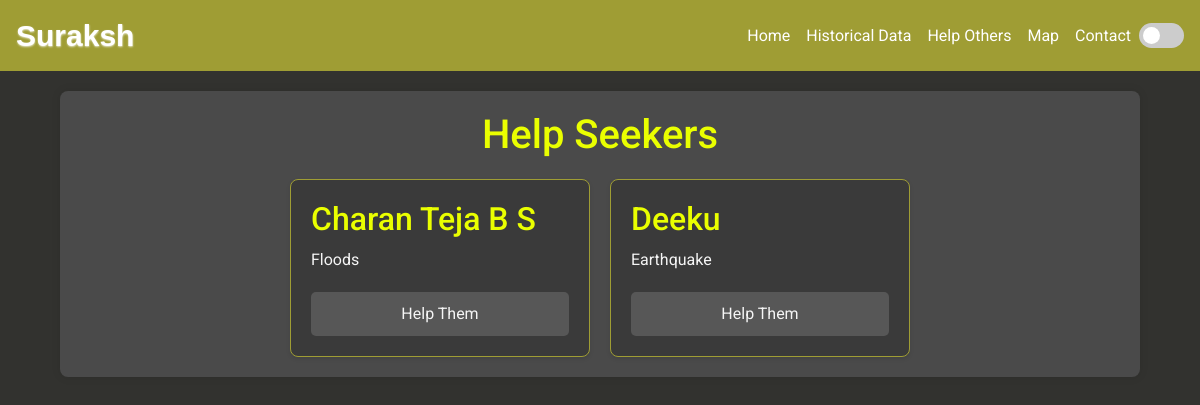
The page /seekers/ on the database its author committed.
### app/models.py (models this page shows, shortened)
class HelpSeek(models.Model):
    name = models.CharField(max_length=100)
    age = models.IntegerField()
    mobile_number = models.CharField(max_length=20)
    purpose = models.TextField()
    payment_info = models.TextField()
    help_needed = models.TextField()
    raise_fund = models.BooleanField(default=False)

### app/views.py (the view)
# urls.py: path('seekers/', views.seekers, name='seekers'),
def seekers(request):
    seekers_list = HelpSeek.objects.all()
    return render(request, 'seekers.html', {'seekers_list': seekers_list})

### templates/seekers.html (shortened to what this page needs)
<!DOCTYPE html>
<html lang="en">
  <head>
    <link
      href="https://stackpath.bootstrapcdn.com/bootstrap/4.5.2/css/bootstrap.min.css"
      rel="stylesheet"
    />
    <link
      href="https://stackpath.bootstrapcdn.com/bootstrap/4.5.2/css/bootstrap.min.css"
      rel="stylesheet"
    />
    <link
      href="https://cdnjs.cloudflare.com/ajax/libs/font-awesome/5.15.4/css/all.min.css"
      rel="stylesheet"
    />
    <link
      rel="stylesheet"
      href="https://cdnjs.cloudflare.com/ajax/libs/font-awesome/6.0.0-beta3/css/all.min.css"
    />
    <link
      rel="stylesheet"
      href="https://cdnjs.cloudflare.com/ajax/libs/font-awesome/6.0.0-beta3/css/all.min.css"
    />
  </head>
  <body>
    <header>
      <nav class="navbar navbar-expand-lg navbar-dark">
        <a class="navbar-brand" href="#">Suraksh</a>
        <div class="collapse navbar-collapse" id="navbarNav">
          <ul class="navbar-nav ml-auto">
            <li class="nav-item">
              <a class="nav-link" href="{% url 'home' %}">Home</a>
            </li>
            <li class="nav-item">
              <a class="nav-link" href="{% url 'histdata' %}"
                >Historical Data</a
              >
            </li>
            <li class="nav-item">
              <a class="nav-link" href="{% url 'seekers' %}">Help Others</a>
            </li>
            <li class="nav-item">
              <a class="nav-link" href="{% url 'map' %}">Map</a>
            </li>
            <li class="nav-item">
              <a class="nav-link" href="#">Contact</a>
            </li>
            <li class="nav-item d-flex align-items-center">
              <label class="toggle-switch mb-0">
                <span class="slider"></span>
              </label>
            </li>
          </ul>
        </div>
      </nav>
    </header>
    <div class="container">
      <h1>Help Seekers</h1>
      <div class="card-container">
        {% for seeker in seekers_list %}
        <div class="card">
          <h2>{{ seeker.name }}</h2>
          <p>{{ seeker.purpose }}</p>
          <a href="{% url 'give_help' seeker.pk %}" class="btn">Help Them</a>
        </div>
        {% endfor %}
      </div>
    </div>
  </body>
</html>

### templates/seekers.html (style rules this page uses)
body { font-family: "Roboto", sans-serif; background-color: var(--background-color); color: var(--text-color); transition: background-color 0.3s, color 0.3s; height: 100vh; margin: 0; display: flex; flex-direction: column; }
header { background-color: var(--navbar-color); }
.navbar-dark .navbar-nav .nav-link { color: var(--navbar-text-color); transition: color 0.3s; }
.navbar-brand { font-weight: bolder; text-shadow: 0.2px 0.5px 2px rgba(255, 255, 255, 0.7); font-family: "Trebuchet MS", "Lucida Sans Unicode", "Lucida Grande", "Lucida Sans", Arial, sans-serif; font-size: 30px; transition: color 0.3s, text-shadow 0.3s; }
:root { --background-color: #32322f; --text-color: #f5f5f5; --navbar-color: #9f9d34; --navbar-text-color: #ffffff; --navbar-hover-color: #b0b0b0; --column-background-color: #3a3a3a; --main-content-background-color: #4a4a4a; --column-inner-background-color: #575757; --heading-color: #eaff00; }
.toggle-switch { position: relative; display: inline-block; width: 45px; height: 25px; }
.slider { position: absolute; cursor: pointer; top: 0; left: 0; right: 0; bottom: 0; background-color: #ccc; transition: 0.4s; border-radius: 34px; }
.slider:before { position: absolute; content: ""; height: 17px; width: 17px; left: 4px; bottom: 4px; background-color: white; transition: 0.4s; border-radius: 50%; }
.container { width: 90%; max-width: 1200px; margin: 0 auto; padding: 20px; background-color: var(--main-content-background-color); box-shadow: 0 0 10px rgba(0, 0, 0, 0.1); border-radius: 8px; margin-top: 20px; }
h1 { color: var(--heading-color); text-align: center; margin-bottom: 20px; }
.card-container { display: flex; flex-wrap: wrap; gap: 20px; justify-content: center; }
.card { background-color: var(--column-background-color); border: 1px solid var(--navbar-color); border-radius: 8px; box-shadow: 0 2px 4px rgba(0, 0, 0, 0.1); width: calc(100% - 40px); max-width: 300px; padding: 20px; box-sizing: border-box; transition: box-shadow 0.3s; }
.card h2 { margin: 0 0 10px; color: var(--heading-color); }
.card p { margin: 0 0 20px; color: var(--text-color); }
.btn { display: inline-block; padding: 10px 20px; font-size: 16px; color: var(--text-color); background-color: var(--column-inner-background-color); border: none; border-radius: 5px; text-align: center; text-decoration: none; cursor: pointer; transition: background-color 0.3s; }

### rows shown on the page
HelpSeek: name "Charan Teja B S", purpose "Floods"
HelpSeek: name "Deeku", purpose "Earthquake"
